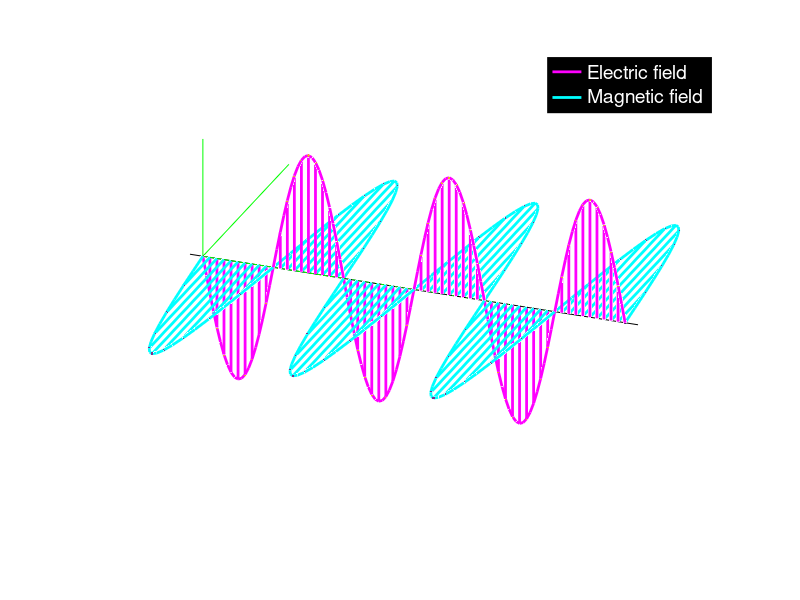

The MATLAB source for this figure: (Note: this script raises an error after producing the figure.)
function [] = EB_field_propagation_animation()
% EB_dynamic_fields_animation : function to create
% an animation of a dynamic electromagnetic field.
%
% Author : nicolas.douillet9 (at) gmail.com, 2007-2024.


step = 0.05*pi;       % the signal step / resolution
phase = 2*pi:-step:0; % phase vector
nperiod = 1.5;        % the number of periods for the signals
time_lapse = 0.1;     % the animation time lapse

title_text = 'Electromagnetic field propagation (planar waves)';
filename = 'EB_dynamic_fields_animation.gif';
title_on = true;

% Display settings
h = figure;
set(h,'Position',get(0,'ScreenSize'));
set(gcf,'Color',[0 0 0]);       
axis tight manual;
az = 21; % azimut
el = 40; % elevation


for k = 1:length(phase)
    
    signal = EB_field(nperiod,step,phase(k));        
    
    pE = plot3(signal(1,:,1)',signal(2,:,1)',signal(3,:,1)','Color',[1 0 1],'Linewidth',2); hold on;
    pH = plot3(signal(1,:,2)',signal(2,:,2)',signal(3,:,2)','Color',[0 1 1],'Linewidth',2); hold on;    
    
    stem3(signal(1,1:2:end,1)',signal(2,1:2:end,1)',signal(3,1:2:end,1)','.','Color',[1 0 1],'Linewidth',2);
    stem(signal(1,1:2:end,2)',signal(2,1:2:end,2)','.','Color',[0 1 1],'Linewidth',2);        

    line([signal(1,1,1),signal(1,end,1)],[0,0],[0,0],'Color',[0 1 0]), hold on;
    line([signal(1,1,1),signal(1,1,1)],[0,1],[0,0],'Color',[0 1 0]), hold on;
    line([signal(1,1,1),signal(1,1,1)],[0,0],[0,1],'Color',[0 1 0]), hold on;
          
    legend([pE, pH],{'Electric field','Magnetic field'},'Location', 'NorthEast','Color',[0 0 0],'TextColor',[1 1 1],'FontSize',14,'EdgeColor',[1 1 1]);
    
    set(gca,'Color',[0 0 0]);   
    view([az,el]);
    grid off, axis off;
    
    if title_on
        title(title_text,'Color',[1 1 1],'FontSize',16);     
    end
    
    drawnow;
    
    frame = getframe(h);    
    im = frame2im(frame);
    [imind,cm] = rgb2ind(im,256);
    
    % Write to the .gif file
    if k == 1
        imwrite(imind,cm,filename,'gif', 'Loopcount',Inf,'DelayTime',time_lapse);
    else
        imwrite(imind,cm,filename,'gif','WriteMode','append','DelayTime',time_lapse);
    end
    
    clf;
    
end


end % EB_dynamic_fields_animation


function signal = EB_field(nperiod, step, phase)
%
% Author nicolas.douillet9 (at) gmail.com, 2007-2024.


t = -nperiod*2*pi:step:nperiod*2*pi;
s = sin(t+phase);

signal = [t;zeros(1,length(t));s];

R = @(r)[1,0,0
         0,cos(r),-sin(r)
         0,sin(r),cos(r)];
     
signal(:,:,2) = R(-pi/2)*signal(:,:,1);


end